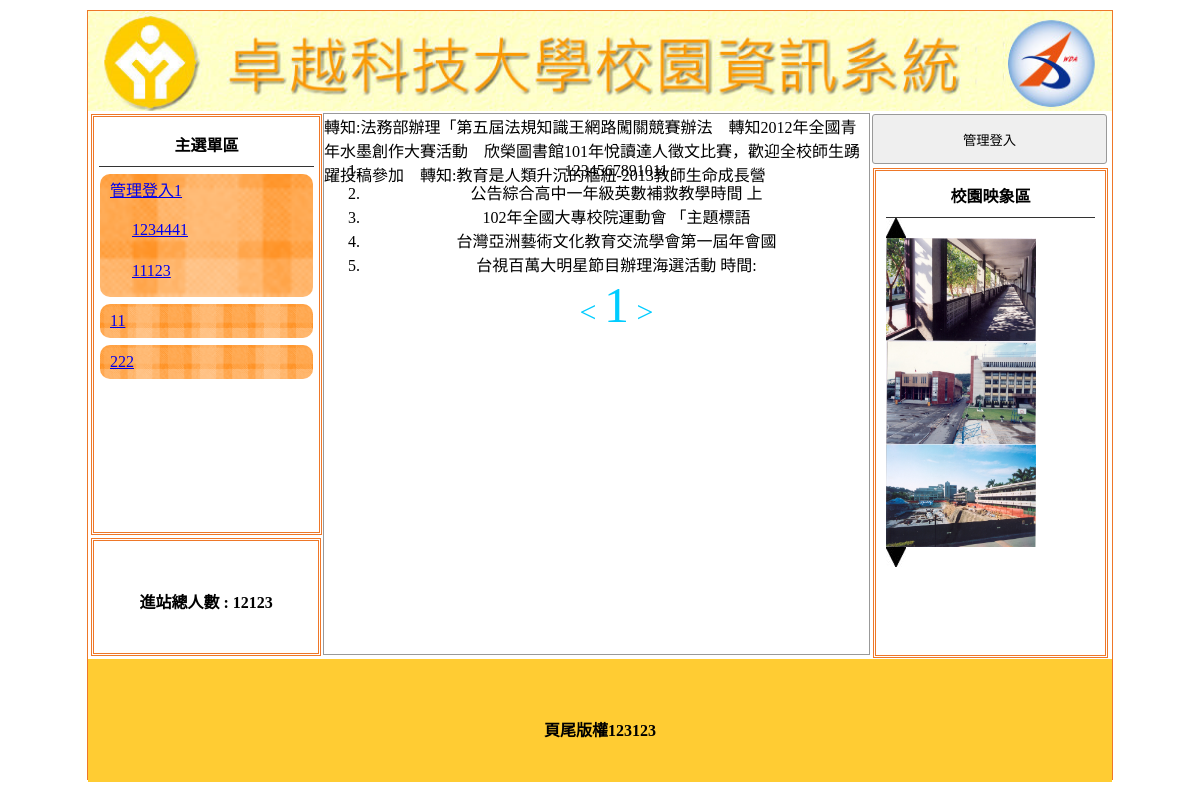
Page /news.php on the committed database.
### tables this page shows
CREATE TABLE `title` (
  `id` int(11) NOT NULL,
  `file` text NOT NULL,
  `text` text NOT NULL,
  `display` int(11) NOT NULL
);

CREATE TABLE `menu` (
  `id` int(11) NOT NULL,
  `text` text NOT NULL,
  `href` text NOT NULL,
  `display` int(11) NOT NULL,
  `parent` int(11) NOT NULL
);

CREATE TABLE `total` (
  `total` int(11) NOT NULL
);

CREATE TABLE `news` (
  `id` int(11) NOT NULL,
  `text` text NOT NULL,
  `display` int(11) NOT NULL
);

CREATE TABLE `image` (
  `id` int(11) NOT NULL,
  `file` text NOT NULL,
  `display` int(11) NOT NULL
);

CREATE TABLE `bottom` (
  `bottom` text NOT NULL
);

### news.php (the view, shortened to what this page needs)
<!DOCTYPE html PUBLIC "-//W3C//DTD XHTML 1.0 Transitional//EN" "http://www.w3.org/TR/xhtml1/DTD/xhtml1-transitional.dtd">
<html xmlns="http://www.w3.org/1999/xhtml"><head><meta http-equiv="Content-Type" content="text/html; charset=UTF-8">
<?php
	include "sql.php";
	$p = 1;
?>
<link href="./news_files/css.css" rel="stylesheet" type="text/css">
</head>
<body>
	<div id="main">
    	<a title="<?=$title_text?>" href="index.php"><div class="ti" style="background:url(&#39;<?=$title?>&#39;); background-size:cover;"></div></a>
        	<div id="ms">
             	<div id="lf" style="float:left;">
            		<div id="menuput" class="dbor">
                    	                            <span class="t botli">主選單區</span>
													<?=$menu?>
                                                </div>
                    <div class="dbor" style="margin:3px; width:95%; height:20%; line-height:100px;">
                    	<span class="t">進站總人數 :
                        	<?=$total?>                        </span>
                    </div>
        		</div>
                <div class="di" style="height:540px; border:#999 1px solid; width:53.2%; margin:2px 0px 0px 0px; float:left; position:relative; left:20px;">
                	                     <marquee scrolldelay="120" direction="left" style="position:absolute; width:100%; height:40px;"><?=$ad?>
                    	                    </marquee>
                    <div style="height:32px; display:block;"></div>
                        <div style="text-align:center;">
						<ol class="ssaa" style="list-style-type:decimal;" start="<?=($p*5-4)?>">
							<?php
								$sql = page("news", $p, 5, 1);
								$result = mq($sql);
								while(fa2($row, $result))
								{
									$part = mb_substr($row["text"], 0, 20, "utf8");
									?>
										<li class="sswww"><?=$part?><span class="all" style="display:none"><?=$row["text"]?>?</span></li>
									<?php
								}
								echo pagelink("news", $p, 5, 1, "");
							?>
						</ol>
    </div>
	                </div>
                                 <div class="di di ad" style="height:540px; width:23%; padding:0px; margin-left:22px; float:left; ">
                	<button style="width:100%; margin-left:auto; margin-right:auto; margin-top:2px; height:50px;" onclick="lo(&#39;<?=$btnh?>&#39;)"><?=$btn?></button>
                	<div style="width:89%; height:480px;" class="dbor">
                    	<span class="t botli">校園映象區</span>
						<?=$image?>
                    </div>
                </div>
                            </div>
            	<div style="width:1024px; left:0px; position:relative; background:#FC3; margin-top:4px; height:123px; display:block;">
                	<span class="t" style="line-height:123px;"><?=$bottom?></span>
                </div>
    </div>
</body></html>

### sql.php (shortened to what this page needs)
<?php
	$link = mysqli_connect("localhost", "root", "", "dbxx");
	mysqli_query($link, "set names utf8");
	if(empty($_SESSION["a"]))
	{
		$btn = "管理登入";
		$btnh = "login.php";
	}
	else
	{
		$btn = "回後台管理";
		$btnh = "admin.php";
	}
	function mq($sql)
	{
		global $link;
		return mysqli_query($link, $sql);
	}
	function fa($r)
	{
		return mysqli_fetch_array($r);
	}
	function fa2(&$row, $r)
	{
		return $row = mysqli_fetch_array($r);
	}
	function sql($tb, $dis)
	{
		$r = "select * from ".$tb;
		if($dis) 	$r .= " where display = 1";
		return $r;
	}
	function page($tbl, $p, $l, $s)
	{
		$start = $p*$l-$l;
		return sql($tbl, $s)." limit ".$start.", ".$l;
	}
	function pagelink($tbl, $p, $l, $s, $redo)
	{
		$r = "";
		$result = mq(sql($tbl, $s));
		$tp = ceil(mysqli_num_rows($result) / $l);
		$np = $p+1;
		if($np > $tp)	$np = $tp;
		$lp = $p-1;
		if($lp < 1)		$lp = 1;
		$r .= '<a class="bl" style="font-size:30px;" href="?p='.$lp.'&redo='.$redo.'"">< </a>';
		for($i=1; $i<=$tp; $i++)
		{
			if($i == $p)	$r.= '<a class="bl" style="font-size:50px;" href="?do=meg&p='.$i.'&redo='.$redo.'">'.$i.'</a>';
			else	$r.= '<a class="bl" style="font-size:30px;" href="?do=meg&p='.$i.'&redo='.$redo.'">'.$i.'</a>';
		}
		$r .= '<a class="bl" style="font-size:30px;" href="?p='.$np.'&redo='.$redo.'"> ></a>';
		return $r;
	}
	$result = mq(sql("title", 1));
	while(fa2($row, $result))
	{
		$title = "img/".$row["file"];
		$title_text = $row["text"];
	}
	$bottom = fa(mq(sql("bottom", 0)))[0];
	$total = fa(mq(sql("total", 0)))[0];
	$image = "<img src='img/01E01.jpg' onclick='pp(1)'><br>";
	$result = mq(sql("image", 1));
	$i = 0;
	while(fa2($row, $result))
	{
		$image .= "<img src='img/".$row["file"]."' class='im' id='ssaa".$i."' width='150' height='103'>";
		$i++;
	}
	$image .= "<br><img src='img/01E02.jpg' onclick='pp(2)'>";
	$menu = "";
	$result = mq(sql("menu", 1)." and parent = 0");
	while(fa2($row, $result))
	{
		$menu .= "<div class='mainmu'><a href='".$row["href"]."'>".$row["text"]."</a>";
		$result2 = mq(sql("menu", 1)." and parent = '".$row["id"]."'");
		while(fa2($row2, $result2))
		{
			$menu .= "<div class='mainmu2 mw'><a href='".$row2["href"]."' class='mainmu2 mw'>".$row2["text"]."</a></div>";
		}
		$menu .= "</div>";
	}
	$ad = "";
	$result = mq(sql("ad", 1));
	while(fa2($row, $result))
	{
		$ad .= $row["text"]."&emsp;";
	}
?>

### news_files/css.css (style rules this page uses)
body { padding:0px; margin:0px; }
#main { width:1024px; height:768px; margin:10px auto 10px auto; border:#EE7728 1px solid; position:relative; }
.ti { width:100%; height:100px; position:relative; background-size:cover; background-repeat:no-repeat; }
.dbor { border:#EE7728 double 3px; margin:1px; padding:2px 10px 2px 10px; }
.t { font-weight:800; display:block; text-align:center; padding:10px 1px 10px 1px; }
.botli { border-bottom:#333 1px solid; }
.mainmu { position:relative; border-radius:10px; background:url(icon/menu.fw.png) center no-repeat; background-size:cover; line-height:30px; padding:2px 10px 2px 10px; margin:7px 1px 7px 1px; }
.mainmu2 { position:relative; border-radius:10px; background:url(icon/menu3.fw.png)center no-repeat; background-size:100% 100%; line-height:30px; padding:2px 10px 2px 10px; margin:7px 1px 7px 1px; }
#lf { height:540px; width:21%; display:inline-block; }
#menuput { width:100%; height:75%; position:relative; padding:5px; display:block; margin: 3px; }
.di { display:inline-block; }
.ad { margin:1px; padding:2px 10px 2px 10px; }
input,button { border:#999 1px solid; border-radius:3px; background:#EFEFEF; padding:5px; margin:3px; }
.bl { color:#0CF; cursor:pointer; text-decoration:none; }

### rows in the picture
title: file (picture)
menu: text "管理登入1"
menu: text "1234441"
menu: text "11123"
menu: text "11"
menu: text "222"
total: total "12123"
news: text "1234567891011"
news: text "公告綜合高中一年級英數補救教學時間 上"
news: text "102年全國大專校院運動會 「主題標語"
news: text "台灣亞洲藝術文化教育交流學會第一屆年會國"
news: text "台視百萬大明星節目辦理海選活動 時間:"
image: file (picture)
image: file (picture)
image: file (picture)
bottom: bottom "頁尾版權123123"

### other values in the picture
$ad "轉知:法務部辦理「第五屆法規知識王網路闖關競賽辦法 轉知2012年全國青年水墨創作大賽活動 欣榮圖書館101年悅讀達人徵文比賽，歡迎全校師生踴躍投稿參加 轉知:教育是人類升沉的樞紐-2013教師生命成長營"
$btn "管理登入"
